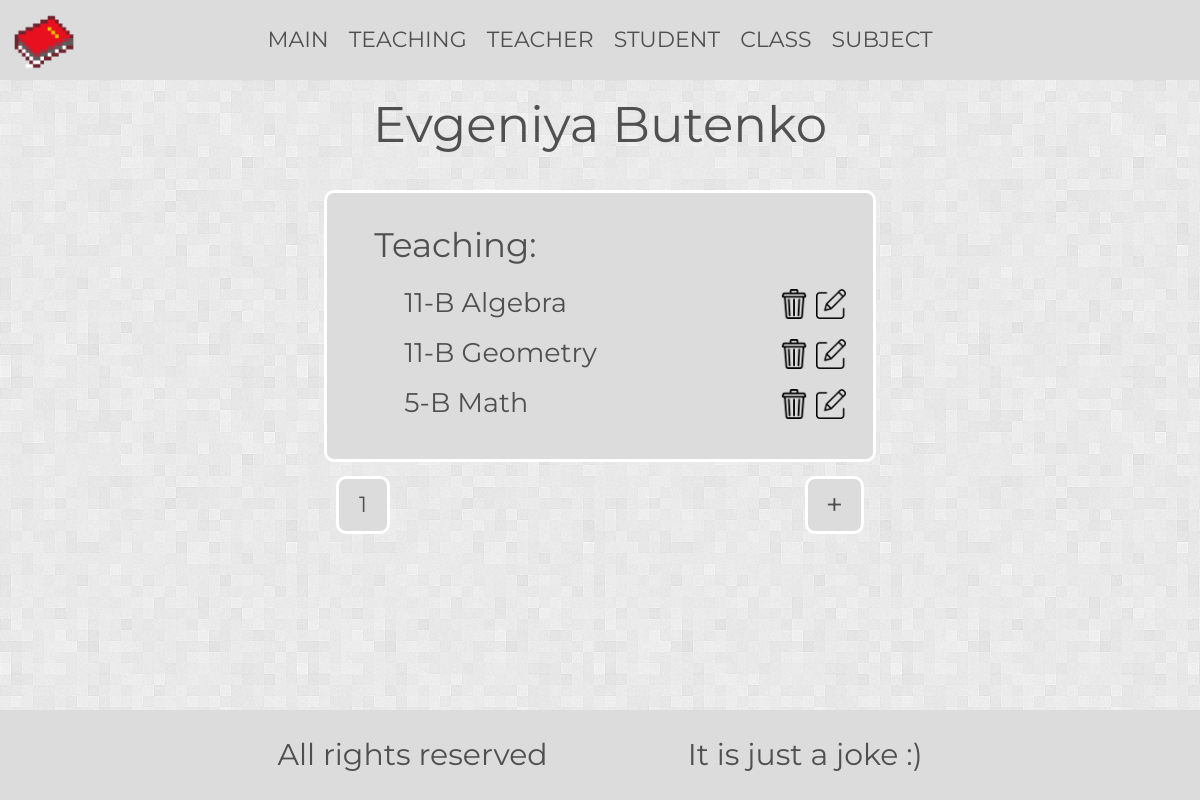
Page /show_teachingS/teacher/9 on the committed database.
### school_data/models.py (models this page shows)
class Teacher(db.Model):
    id = db.Column(db.Integer, primary_key=True)
    name = db.Column(db.String(50), nullable=False)
    surname = db.Column(db.String(50), nullable=False)
    teachingS = db.relationship('Teaching', back_populates='teacher')
    def __repr__(self):
        return f"{self.name} {self.surname}"

class Teaching(db.Model):
    id = db.Column(db.Integer, primary_key=True)
    group_id = db.Column(db.Integer, db.ForeignKey('group.id'), nullable=False)
    subject_id = db.Column(db.Integer, db.ForeignKey('subject.id'), nullable=False)
    teacher_id = db.Column(db.Integer, db.ForeignKey('teacher.id'), nullable=False)
    group = db.relationship('Group', back_populates='teachingS')
    subject = db.relationship('Subject', back_populates='teachingS')
    teacher = db.relationship('Teacher', back_populates='teachingS')

class Group(db.Model):
    id = db.Column(db.Integer, primary_key=True)
    name = db.Column(db.String(4), nullable=False, unique=True)
    students = db.relationship('Student', backref='group')
    teachingS = db.relationship('Teaching', back_populates='group')
    def __repr__(self):
        return f"{self.name}"

class Subject(db.Model):
    id = db.Column(db.Integer, primary_key=True)
    name = db.Column(db.String(30), nullable=False, unique=True)
    teachingS = db.relationship('Teaching', back_populates='subject')
    def __repr__(self):
        return f"{self.name}"

### school_data/teaching/routes.py (the view)
@teachingS.route('/show_teachingS/teacher/<int:id>', methods=["GET"])
def show_by_teacher(id):
    page = request.args.get("page", 1, type=int)
    teacher = Teacher.query.get_or_404(id)
    current_teachingS = Teaching.query.filter_by(teacher=teacher).order_by(Teaching.group_id)
    paginate_teachingS = db.paginate(current_teachingS, page=page, per_page=10)
    return render_template('GroupAndSubjectByTeacher.html', paginate_teachingS=paginate_teachingS, page=page,
                           teacher=teacher)

### school_data/teaching/routes.py (called while the page is built)
@teachingS.after_request
def save_response(response):
    return url_history_util.save_response(response)

### school_data/utils/url_history_util.py (called while the page is built)
def save_response(response):
    if request.method == 'POST':
        return response
    if request.endpoint == 'static':
        return response
    history = session.get('history', [])
    if history:
        if (history[-1][0] == request.endpoint and
                history[-1][1] == request.view_args):
            return response
    history.append([
        request.endpoint,
        request.view_args,
        response.status_code
    ])
    session['history'] = history[-5:]
    return response

### school_data/templates/GroupAndSubjectByTeacher.html (shortened to what this page needs)
{% extends 'base.html'%}
{% block content%}
    <div>
        <h1 class="h1">{{teacher}}</h1>
        <div class="groups__frame">
            <div class="ol__box">
                <h2 class="peoples__relative">Teaching:</h2>
                  <div class="li__box">
                    {% for teaching in paginate_teachingS.items %}
                          <div class="people__box">
                              <span>{{ teaching.group }} {{ teaching.subject }}</span>
                              <span>
                                  <a href={{url_for('teachingS.delete_teaching', id=teaching.id)}} >
                                      <img class="delete__thing" src={{url_for('static', filename='img/trash.png')}}>
                                  </a>
                                  <a href={{url_for('teachingS.edit_teaching', id=teaching.id, default_teacher_id=teacher.id)}} >
                                        <img class="edit__pencil" src={{url_for('static', filename='img/edit_pencil.png')}}>
                                  </a>
                              </span>
                          </div>
                    {% endfor %}
                  </div>
            </div>
        </div>
        <div class="tool__box">
            <div>
                {% for page_num in paginate_teachingS.iter_pages(left_edge=1, right_edge=1, left_current=1, right_current=1) %}
                    {% if page_num %}
                        <a class="page__box" href={{url_for('teachingS.show_by_teacher', page=page_num, id=teacher.id)}}>{{ page_num }}</a>
                    {% else %}
                        <span class="between__page">...</span>
                    {% endif %}
                {% endfor %}
            </div>
            <div>
                 <a class="add__people__box" href={{url_for('teachingS.add_teaching',  default_teacher_id=teacher.id)}} >+</a>
            </div>
        </div>
    </div>
{% endblock %}

### school_data/static/css/style.css (style rules this page uses)
* { padding: 0;margin: 0;border: 0; }
*,*:before,*:after { -moz-box-sizing: border-box;-webkit-box-sizing: border-box;box-sizing: border-box; }
html,body { height: 100%;width: 100%;font-size: 100%;line-height: 1;font-size: 14px;-ms-text-size-adjust: 100%;-moz-text-size-adjust: 100%;-webkit-text-size-adjust: 100%; }
a, a:visited { text-decoration: none; }
img { vertical-align: top; }
h1,h2,h3,h4,h5,h6 { font-size:inherit;font-weight: 400; }
* { font-family: 'Montserrat', sans-serif; }
body { color: rgb(80, 80, 80); min-height: 100vh; display: flex; flex-direction: column; }
a { color: rgb(80, 80, 80); }
.h1 { padding-top: 20px; font-size: 50px; text-align: center; }
.groups__frame { font-size: 27px; margin: 0 27%; margin-top: 40px; background-color: rgb(220, 220, 220); border-radius: 10px; border: 3px solid white; }
.li__box { display: flex; flex-direction: column; justify-content: center; padding-left: 50px; gap: 20px; }
.ol__box { padding: 15px 5%; padding-bottom: 40px; }
.peoples__relative { position:relative; top:20px; left:20px; font-size: 34px; }
.tool__box { margin: 14px 28%; display: flex; justify-content: space-between; }
.page__box { display: inline-block; padding: 15px 20px; background-color: rgb(220, 220, 220); border-radius: 10px; border: 3px solid white; font-size: 22px; }
.add__people__box { display: inline-block; padding: 11px 18px; background-color: rgb(220, 220, 220); border-radius: 10px; border: 3px solid white; font-size: 30px; }
.edit__pencil { height: 30px; }
.people__box { display: flex; justify-content: space-between; }
.delete__thing { height: 30px; }

### rows in the picture
Teacher: name+surname "Evgeniya Butenko"
Teaching: group "11-B", subject "Algebra"
Teaching: group "11-B", subject "Geometry"
Teaching: group "5-B", subject "Math"

### other values in the picture
{{ page_num }} "1"
